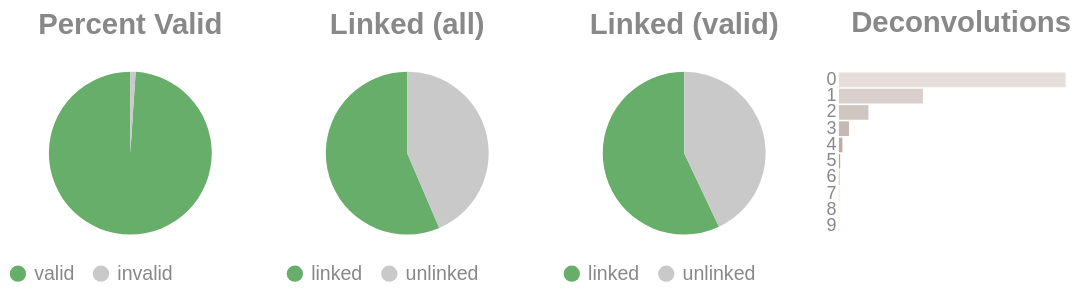

Write notebook code for a chart like this one.
### Code cell
if SKIPLR:
    pass
else:
    clash = Counter()
    for i in valids['molecule'].to_list():
        _mol = i.split("-")
        if len(_mol) == 1:
            clash.update('0')
        else:
            clash.update(_mol[-1])

    _d = {"deconvolutions": [], 'count': []}
    for k,v in clash.items():
        _d['deconvolutions'].append(k)
        _d['count'].append(v)

    tot_valid = valids['reads'].sum()
    mask = valids['reads'] >= 2
    n_linked_reads = valids.filter(mask)['reads'].sum()
    if n_linked_reads == 0:
        print_html("No linked molecules (>=2 reads) were detected; skipping linked-only distributions.")
        SKIPLR = True
    else:
        perc_valid = round(tot_valid / n_reads, 4)
        linked_perc_abs = round(n_linked_reads / n_reads, 4)
        linked_perc = round(n_linked_reads / tot_valid, 4)

    _valid = pl.DataFrame({"valids": ['valid', 'invalid'], "count": [tot_valid, n_reads - tot_valid]})
    _linked_abs = pl.DataFrame({"linked (absolute)": ['linked', 'unlinked'], "count": [n_linked_reads, n_reads - n_linked_reads]})
    _linked_rel = pl.DataFrame({"linked (valids)": ['linked', 'unlinked'], "count": [n_linked_reads, tot_valid - n_linked_reads]})

    (
        alt.hconcat(
            piechart(_valid, goodval = 'valid', title = "Percent Valid"),
            piechart(_linked_abs, goodval = "linked", title =  "Linked (all)"),
            piechart(_linked_rel, goodval = "linked", title =  "Linked (valid)"),
            convolutionbar(pl.DataFrame(_d), title = "Deconvolutions"),
            center = True,
            bounds = 'flush'
        )
        .resolve_scale(color='independent')
        .resolve_legend('independent')
        .properties(usermeta={'embedOptions': {"actions": False}})
    ).display()

### Figure 1 — Vega-Lite specification as saved in the notebook (floating-point values rounded to 4 significant figures)
{"width": "container", "height": 400, "config": {"title": {"anchor": "start", "dy": -15, "fontSize": 18, "color": "#888888", "subtitleColor": "#888888", "subtitleFontSize": 14}, "arc": {"fill": "#0072B2"}, "axis": {"domainColor": "#888888", "domainWidth": 0.5, "gridWidth": 0.2, "grid": false, "titleFontWeight": 400, "titleFontSize": 15, "labelFontSize": 11, "labelColor": "#888888", "tickColor": "#888888", "tickWidth": 0.2, "titleColor": "#888888"}, "axisBand": {"grid": false}, "axisX": {"grid": true, "tickSize": 10, "domainCap": "round"}, "axisY": {"domain": false, "grid": true, "tickSize": 0, "domainCap": "round"}, "background": "transparent", "header": {"labelFontSize": 15, "labelColor": "#888888", "titleFontSize": 15, "titleFontWeight": 600, "titleColor": "#888888"}, "legend": {"labelFont": "sans-serif", "labelFontSize": 12, "labelColor": "#888888", "symbolSize": 100, "symbolType": "circle", "titleFontSize": 12, "titlePadding": 10, "titleColor": "#888888", "title": null}, "range": {"category": ["#E69F00", "#56B4E9", "#009E73", "#F0E442", "#0072B2", "#D55E00", "#CC79A7", "#000000"], "diverging": ["#cfe8f3", "#a2d4ec", "#73bfe2", "#46abdb", "#1696d2", "#12719e"]}, "area": {"fill": "#0072B2", "fillOpacity": 0.7, "line": true, "strokeOpacity": 0.7}, "line": {"color": "#0072B2", "stroke": "#0072B2", "strokeWidth": 2}, "trail": {"color": "#0072B2", "stroke": "#0072B2", "strokeWidth": 0, "size": 1}, "point": {"filled": true, "fillOpacity": 1.0, "size": 95}, "text": {"color": "#888888", "fontSize": 11, "align": "right", "fontWeight": 400, "size": 11}, "bar": {"fill": "#0072B2", "stroke": null}, "view": {"stroke": null, "continuousWidth": 660, "continuousHeight": 400}}, "hconcat": [{"data": {"name": "data-1d0acde3eb750abc2a3d1f5aaeebb6b8"}, "mark": {"type": "arc"}, "encoding": {"color": {"field": "valids", "legend": {"orient": "bottom", "title": null}, "scale": {"domain": ["valid", "invalid"], "range": ["#68ae6b", "#C9C9C9"]}, "title": "Valids", "type": "nominal"}, "theta": {"field": "count", "type": "quantitative"}, "tooltip": [{"field": "valids", "title": "Valids", "type": "ordinal"}, {"field": "percent", "format": ".2%", "title": "Percent", "type": "quantitative"}, {"field": "count", "title": "Count", "type": "quantitative"}]}, "height": 100, "title": {"text": "Percent Valid", "align": "center", "anchor": "middle"}, "transform": [{"calculate": "datum.count / 28419009", "as": "percent"}], "width": 150}, {"data": {"name": "data-dfdabe7db625ae31e2837a7207ef8950"}, "mark": {"type": "arc"}, "encoding": {"color": {"field": "linked (absolute)", "legend": {"orient": "bottom", "title": null}, "scale": {"domain": ["linked", "unlinked"], "range": ["#68ae6b", "#C9C9C9"]}, "title": "Linked (Absolute)", "type": "nominal"}, "theta": {"field": "count", "type": "quantitative"}, "tooltip": [{"field": "linked (absolute)", "title": "Linked (Absolute)", "type": "ordinal"}, {"field": "percent", "format": ".2%", "title": "Percent", "type": "quantitative"}, {"field": "count", "title": "Count", "type": "quantitative"}]}, "height": 100, "title": {"text": "Linked (all)", "align": "center", "anchor": "middle"}, "transform": [{"calculate": "datum.count / 28419009", "as": "percent"}], "width": 150}, {"data": {"name": "data-621bf14c5a74921734089e32e36f670c"}, "mark": {"type": "arc"}, "encoding": {"color": {"field": "linked (valids)", "legend": {"orient": "bottom", "title": null}, "scale": {"domain": ["linked", "unlinked"], "range": ["#68ae6b", "#C9C9C9"]}, "title": "Linked (Valids)", "type": "nominal"}, "theta": {"field": "count", "type": "quantitative"}, "tooltip": [{"field": "linked (valids)", "title": "Linked (Valids)", "type": "ordinal"}, {"field": "percent", "format": ".2%", "title": "Percent", "type": "quantitative"}, {"field": "count", "title": "Count", "type": "quantitative"}]}, "height": 100, "title": {"text": "Linked (valid)", "align": "center", "anchor": "middle"}, "transform": [{"calculate": "datum.count / 28121840", "as": "percent"}], "width": 150}, {"data": {"name": "data-1ef97d96ff9647b2c425a042dc1d8237"}, "mark": {"type": "bar"}, "encoding": {"color": {"field": "deconvolutions", "legend": null, "scale": {"scheme": "lightgreyred"}, "type": "nominal"}, "tooltip": [{"field": "deconvolutions", "title": "Deconvolutions", "type": "ordinal"}, {"field": "percent", "format": ".2%", "title": "Percent", "type": "quantitative"}, {"field": "count", "title": "Count", "type": "quantitative"}], "x": {"axis": null, "field": "count", "type": "quantitative"}, "y": {"field": "deconvolutions", "sort": "ascending", "title": null, "type": "nominal"}}, "height": 100, "title": {"text": "Deconvolutions", "align": "center", "anchor": "middle"}, "transform": [{"calculate": "datum.count / 17461274", "as": "percent"}], "width": 150}], "bounds": "flush", "center": true, "resolve": {"legend": {"angle": "independent"}, "scale": {"color": "independent"}}, "usermeta": {"embedOptions": {"actions": false}}, "$schema": "https://vega.github.io/schema/vega-lite/v6.4.1.json", "datasets": {"data-1d0acde3eb750abc2a3d1f5aaeebb6b8": [{"valids": "valid", "count": 28121840}, {"valids": "invalid", "count": 297169}], "data-dfdabe7db625ae31e2837a7207ef8950": [{"linked (absolute)": "linked", "count": 16038287}, {"linked (absolute)": "unlinked", "count": 12380722}], "data-621bf14c5a74921734089e32e36f670c": [{"linked (valids)": "linked", "count": 16038287}, {"linked (valids)": "unlinked", "count": 12083553}], "data-1ef97d96ff9647b2c425a042dc1d8237": [{"deconvolutions": "0", "count": 11129691}, {"deconvolutions": "1", "count": 4128998}, {"deconvolutions": "2", "count": 1446769}, {"deconvolutions": "3", "count": 492550}, {"deconvolutions": "4", "count": 169053}, {"deconvolutions": "5", "count": 59735}, {"deconvolutions": "6", "count": 21667}, {"deconvolutions": "7", "count": 8203}, {"deconvolutions": "8", "count": 3228}, {"deconvolutions": "9", "count": 1380}]}}
